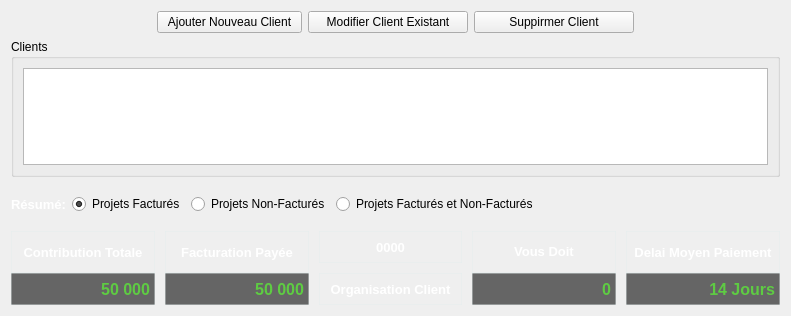
              <widget class="QWidget" name="scrollAreaWidgetContents_4">
               <property name="geometry">
                <rect>
                 <x>0</x>
                 <y>0</y>
                 <width>791</width>
                 <height>316</height>
                </rect>
               </property>
               <layout class="QGridLayout" name="gridLayout_15">
                <item row="0" column="0">
                 <layout class="QHBoxLayout" name="horizontalLayout_22">
                  <item>
                   <spacer name="horizontalSpacer">
                    <property name="orientation">
                     <enum>Qt::Horizontal</enum>
                    </property>
                    <property name="sizeHint" stdset="0">
                     <size>
                      <width>40</width>
                      <height>20</height>
                     </size>
                    </property>
                   </spacer>
                  </item>
                  <item>
                   <widget class="QPushButton" name="btnNewC">
                    <property name="sizePolicy">
                     <sizepolicy hsizetype="Expanding" vsizetype="Fixed">
                      <horstretch>0</horstretch>
                      <verstretch>0</verstretch>
                     </sizepolicy>
                    </property>
                    <property name="minimumSize">
                     <size>
                      <width>140</width>
                      <height>0</height>
                     </size>
                    </property>
                    <property name="font">
                     <font>
                      <weight>50</weight>
                      <italic>false</italic>
                      <bold>false</bold>
                     </font>
                    </property>
                    <property name="toolTip">
                     <string/>
                    </property>
                    <property name="statusTip">
                     <string>Saisir un nouveau client dans la base de données</string>
                    </property>
                    <property name="layoutDirection">
                     <enum>Qt::LeftToRight</enum>
                    </property>
                    <property name="autoFillBackground">
                     <bool>false</bool>
                    </property>
                    <property name="styleSheet">
                     <string notr="true"/>
                    </property>
                    <property name="text">
                     <string>Ajouter Nouveau Client</string>
                    </property>
                   </widget>
                  </item>
                  <item>
                   <widget class="QPushButton" name="btnEditC">
                    <property name="sizePolicy">
                     <sizepolicy hsizetype="Expanding" vsizetype="Fixed">
                      <horstretch>0</horstretch>
                      <verstretch>0</verstretch>
                     </sizepolicy>
                    </property>
                    <property name="minimumSize">
                     <size>
                      <width>160</width>
                      <height>0</height>
                     </size>
                    </property>
                    <property name="statusTip">
                     <string>Modifier un client existant déjà dans la base de données. Selection de la rangée entière obligatoire en cliquant sur le numero de rangée a gauche du tableau (en blanc)</string>
                    </property>
                    <property name="styleSheet">
                     <string notr="true"/>
                    </property>
                    <property name="text">
                     <string>Modifier Client Existant</string>
                    </property>
                    <property name="default">
                     <bool>false</bool>
                    </property>
                    <property name="flat">
                     <bool>false</bool>
                    </property>
                   </widget>
                  </item>
                  <item>
                   <widget class="QPushButton" name="btnDelC">
                    <property name="sizePolicy">
                     <sizepolicy hsizetype="Expanding" vsizetype="Fixed">
                      <horstretch>0</horstretch>
                      <verstretch>0</verstretch>
                     </sizepolicy>
                    </property>
                    <property name="minimumSize">
                     <size>
                      <width>160</width>
                      <height>0</height>
                     </size>
                    </property>
                    <property name="statusTip">
                     <string>Supprimer un client existant déjà dans la base de données. Selection de la rangée entière obligatoire en cliquant sur le numero de rangée en blanc</string>
                    </property>
                    <property name="styleSheet">
                     <string notr="true">QPushButton:hover:!pressed {
	background-color: qlineargradient(spread:pad, x1:1, y1:0, x2:1, y2:1, stop:0 rgba(255, 54, 54, 255), stop:1 rgba(100, 0, 0, 255));
    border-style: outset;
	border-top-color: rgb(180, 54, 54);
	border-left-color: rgb(180, 54, 54);
	border-right-color: rgb(180, 54, 54);
	border-bottom-color: rgb(100, 0, 0);
}
QPushButton:hover {
    background-color:rgb(100, 0, 0);
    border-style: inset;
	border-color:rgb(100, 0, 0);

}

</string>
                    </property>
                    <property name="text">
                     <string>Suppirmer Client</string>
                    </property>
                   </widget>
                  </item>
                  <item>
                   <spacer name="horizontalSpacer_12">
                    <property name="orientation">
                     <enum>Qt::Horizontal</enum>
                    </property>
                    <property name="sizeHint" stdset="0">
                     <size>
                      <width>40</width>
                      <height>20</height>
                     </size>
                    </property>
                   </spacer>
                  </item>
                 </layout>
                </item>
                <item row="4" column="0">
                 <layout class="QHBoxLayout" name="horizontalLayout_23">
                  <property name="spacing">
                   <number>10</number>
                  </property>
                  <item>
                   <layout class="QVBoxLayout" name="verticalLayout_32">
                    <property name="spacing">
                     <number>0</number>
                    </property>
                    <item>
                     <widget class="QLabel" name="label_36">
                      <property name="minimumSize">
                       <size>
                        <width>0</width>
                        <height>42</height>
                       </size>
                      </property>
                      <property name="toolTip">
                       <string>&lt;html&gt;&lt;head/&gt;&lt;body&gt;&lt;p&gt;&lt;span style=&quot; font-size:10pt; color:#ffffff;&quot;&gt;La couleure indique la contribution du client au Chiffre d'Affaire de l'entreprise . Cette valeur est la somme de toutes les facturations du Client pour l'année en cours. &lt;/span&gt;&lt;/p&gt;&lt;p&gt;&lt;span style=&quot; font-size:10pt; color:#00aa00;&quot;&gt;Vert:&lt;/span&gt;&lt;span style=&quot; font-size:10pt; color:#ffffff;&quot;&gt;66% à 100% du Chiffre d'Affaire (Client Tres Important)&lt;/span&gt;&lt;/p&gt;&lt;p&gt;&lt;span style=&quot; font-size:10pt; color:#ffaa00;&quot;&gt;Orange: &lt;/span&gt;&lt;span style=&quot; font-size:10pt; color:#ffffff;&quot;&gt;33% à 66% du Chiffre d'Affaire (Client Moyennement Important)&lt;/span&gt;&lt;/p&gt;&lt;p&gt;&lt;span style=&quot; font-size:10pt; color:#ff0000;&quot;&gt;Rouge: &lt;/span&gt;&lt;span style=&quot; font-size:10pt; color:#ffffff;&quot;&gt;0% à 33% du Chiffre d'Affaire (Client Peu Important)&lt;/span&gt;&lt;/p&gt;&lt;p&gt;&lt;br/&gt;&lt;/p&gt;&lt;/body&gt;&lt;/html&gt;</string>
                      </property>
                      <property name="styleSheet">
                       <string notr="true">font: bold 10pt ;
color: rgb(255, 255, 255);
border:1px solid rgba(227, 238, 238, 100);</string>
                      </property>
                      <property name="text">
                       <string>  Contribution Totale  </string>
                      </property>
                      <property name="alignment">
                       <set>Qt::AlignCenter</set>
                      </property>
                     </widget>
                    </item>
                    <item>
                     <widget class="QLabel" name="label_46">
                      <property name="minimumSize">
                       <size>
                        <width>0</width>
                        <height>25</height>
                       </size>
                      </property>
                      <property name="styleSheet">
                       <string notr="true">font: bold 12pt;

color: qlineargradient(spread:reflect, x1:0.5, y1:0, x2:0.5, y2:1, stop:0 rgba(106, 255, 78, 255), stop:1 rgba(82, 152, 55, 255));
border:1px solid rgba(227, 238, 238, 100);
background-color: #656565;</string>
                      </property>
                      <property name="text">
                       <string>50 000</string>
                      </property>
                      <property name="alignment">
                       <set>Qt::AlignRight|Qt::AlignTrailing|Qt::AlignVCenter</set>
                      </property>
                     </widget>
                    </item>
                   </layout>
                  </item>
                  <item>
                   <layout class="QVBoxLayout" name="verticalLayout_33">
                    <property name="spacing">
                     <number>0</number>
                    </property>
                    <item>
                     <widget class="QLabel" name="label_38">
                      <property name="minimumSize">
                       <size>
                        <width>0</width>
                        <height>42</height>
                       </size>
                      </property>
                      <property name="toolTip">
                       <string>&lt;html&gt;&lt;head/&gt;&lt;body&gt;&lt;p&gt;&lt;span style=&quot; font-size:10pt; color:#ffffff;&quot;&gt;La couleure indique la part due relative au montant facturation totale du Client. &lt;/span&gt;&lt;/p&gt;&lt;p&gt;&lt;span style=&quot; font-size:10pt; color:#00aa00;&quot;&gt;Vert:&lt;/span&gt;&lt;span style=&quot; font-size:10pt; color:#ffffff;&quot;&gt;66% à 100% de la facturation totale (Client a tout payé ou presque)&lt;/span&gt;&lt;/p&gt;&lt;p&gt;&lt;span style=&quot; font-size:10pt; color:#ffaa00;&quot;&gt;Orange: &lt;/span&gt;&lt;span style=&quot; font-size:10pt; color:#ffffff;&quot;&gt;33% à 66% de la facturation totale (Client a payé la moitie ou presque)&lt;/span&gt;&lt;/p&gt;&lt;p&gt;&lt;span style=&quot; font-size:10pt; color:#ff0000;&quot;&gt;Rouge: &lt;/span&gt;&lt;span style=&quot; font-size:10pt; color:#ffffff;&quot;&gt;0% à 33% de la facturation totale (Client a rien payé ou presque)&lt;/span&gt;&lt;/p&gt;&lt;p&gt;&lt;br/&gt;&lt;/p&gt;&lt;/body&gt;&lt;/html&gt;</string>
                      </property>
                      <property name="styleSheet">
                       <string notr="true">font: bold 10pt ;
color: rgb(255, 255, 255);
border:1px solid rgba(227, 238, 238, 100);</string>
                      </property>
                      <property name="text">
                       <string>  Facturation Payée  </string>
                      </property>
                      <property name="alignment">
                       <set>Qt::AlignCenter</set>
                      </property>
                     </widget>
                    </item>
                    <item>
                     <widget class="QLabel" name="label_39">
                      <property name="minimumSize">
                       <size>
                        <width>0</width>
                        <height>25</height>
                       </size>
                      </property>
                      <property name="styleSheet">
                       <string notr="true">font: bold 12pt;

color: qlineargradient(spread:reflect, x1:0.5, y1:0, x2:0.5, y2:1, stop:0 rgba(106, 255, 78, 255), stop:1 rgba(82, 152, 55, 255));
border:1px solid rgba(227, 238, 238, 100);
background-color: #656565;</string>
                      </property>
                      <property name="text">
                       <string>50 000</string>
                      </property>
                      <property name="alignment">
                       <set>Qt::AlignRight|Qt::AlignTrailing|Qt::AlignVCenter</set>
                      </property>
                     </widget>
                    </item>
                   </layout>
                  </item>
                  <item>
                   <layout class="QVBoxLayout" name="verticalLayout">
                    <item>
                     <widget class="QLabel" name="label_55">
                      <property name="sizePolicy">
                       <sizepolicy hsizetype="Preferred" vsizetype="Ignored">
                        <horstretch>0</horstretch>
                        <verstretch>0</verstretch>
                       </sizepolicy>
                      </property>
                      <property name="minimumSize">
                       <size>
                        <width>0</width>
                        <height>32</height>
                       </size>
                      </property>
                      <property name="styleSheet">
                       <string notr="true">font: bold 10pt ;
color: rgb(255, 255, 255);
border:1px solid rgba(227, 238, 238, 100);</string>
                      </property>
                      <property name="text">
                       <string>0000</string>
                      </property>
                      <property name="alignment">
                       <set>Qt::AlignCenter</set>
                      </property>
                     </widget>
                    </item>
                    <item>
                     <widget class="QLabel" name="label_56">
                      <property name="sizePolicy">
                       <sizepolicy hsizetype="Preferred" vsizetype="Ignored">
                        <horstretch>0</horstretch>
                        <verstretch>0</verstretch>
                       </sizepolicy>
                      </property>
                      <property name="minimumSize">
                       <size>
                        <width>0</width>
                        <height>32</height>
                       </size>
                      </property>
                      <property name="styleSheet">
                       <string notr="true">font: bold 10pt ;
color: rgb(255, 255, 255);
border:1px solid rgba(227, 238, 238, 100);</string>
                      </property>
                      <property name="text">
                       <string>Organisation Client</string>
                      </property>
                      <property name="alignment">
                       <set>Qt::AlignCenter</set>
                      </property>
                     </widget>
                    </item>
                   </layout>
                  </item>
                  <item>
                   <layout class="QVBoxLayout" name="verticalLayout_34">
                    <property name="spacing">
                     <number>0</number>
                    </property>
                    <item>
                     <widget class="QLabel" name="label_40">
                      <property name="minimumSize">
                       <size>
                        <width>0</width>
                        <height>42</height>
                       </size>
                      </property>
                      <property name="focusPolicy">
                       <enum>Qt::StrongFocus</enum>
                      </property>
                      <property name="toolTip">
                       <string>&lt;html&gt;&lt;head/&gt;&lt;body&gt;&lt;p&gt;&lt;span style=&quot; font-size:10pt; color:#ffffff;&quot;&gt;La couleure indique la part due relatif au montant facturation totale du Client. &lt;/span&gt;&lt;/p&gt;&lt;p&gt;&lt;span style=&quot; font-size:10pt; color:#ff0000;&quot;&gt;Rouge: &lt;/span&gt;&lt;span style=&quot; font-size:10pt; color:#ffffff;&quot;&gt;66% à 100% de la facturation totale&lt;/span&gt;&lt;/p&gt;&lt;p&gt;&lt;span style=&quot; font-size:10pt; color:#ffaa00;&quot;&gt;Orange: &lt;/span&gt;&lt;span style=&quot; font-size:10pt; color:#ffffff;&quot;&gt;33% à 66% de la facturation totale&lt;/span&gt;&lt;/p&gt;&lt;p&gt;&lt;span style=&quot; font-size:10pt; color:#00aa00;&quot;&gt;Vert:&lt;/span&gt;&lt;span style=&quot; font-size:10pt; color:#ffffff;&quot;&gt; 0% à 33% de la facturation totale&lt;/span&gt;&lt;/p&gt;&lt;p&gt;&lt;span style=&quot; font-size:10pt; color:#ffffff;&quot;&gt;(Neccesite plus de 03 Clients)&lt;/span&gt;&lt;/p&gt;&lt;p&gt;&lt;br/&gt;&lt;/p&gt;&lt;/body&gt;&lt;/html&gt;</string>
                      </property>
                      <property name="whatsThis">
                       <string>&lt;html&gt;&lt;head/&gt;&lt;body&gt;&lt;p&gt;&lt;span style=&quot; font-size:10pt; color:#ffffff;&quot;&gt;La couleure indique la part due relatif au montant facturation totale du Client. &lt;/span&gt;&lt;/p&gt;&lt;p&gt;&lt;span style=&quot; font-size:10pt; color:#ff0000;&quot;&gt;Rouge:&lt;/span&gt;&lt;span style=&quot; font-size:10pt; color:#ffffff;&quot;&gt;66% à 100% de la facturation totale&lt;/span&gt;&lt;/p&gt;&lt;p&gt;&lt;span style=&quot; font-size:10pt; color:#ffaa00;&quot;&gt;Orange: &lt;/span&gt;&lt;span style=&quot; font-size:10pt; color:#ffffff;&quot;&gt;33% à 66% de la facturation totale&lt;/span&gt;&lt;/p&gt;&lt;p&gt;&lt;span style=&quot; font-size:10pt; color:#00aa00;&quot;&gt;Vert:&lt;/span&gt;&lt;span style=&quot; font-size:10pt; color:#ffffff;&quot;&gt; 0% à 33% de la facturation totale&lt;/span&gt;&lt;/p&gt;&lt;p&gt;&lt;span style=&quot; font-size:10pt; color:#ffffff;&quot;&gt;(Neccesite plus de 03 Clients)&lt;/span&gt;&lt;/p&gt;&lt;p&gt;&lt;br/&gt;&lt;/p&gt;&lt;/body&gt;&lt;/html&gt;</string>
                      </property>
                      <property name="styleSheet">
                       <string notr="true">font: bold 10pt ;
color: rgb(255, 255, 255);
border:1px solid rgba(227, 238, 238, 100);</string>
                      </property>
                      <property name="text">
                       <string>  Vous Doit  </string>
                      </property>
                      <property name="alignment">
                       <set>Qt::AlignCenter</set>
                      </property>
                     </widget>
                    </item>
                    <item>
                     <widget class="QLabel" name="label_45">
                      <property name="minimumSize">
                       <size>
                        <width>0</width>
                        <height>25</height>
                       </size>
                      </property>
                      <property name="styleSheet">
                       <string notr="true">font: bold 12pt;

color: qlineargradient(spread:reflect, x1:0.5, y1:0, x2:0.5, y2:1, stop:0 rgba(106, 255, 78, 255), stop:1 rgba(82, 152, 55, 255));
border:1px solid rgba(227, 238, 238, 100);
background-color: #656565;</string>
                      </property>
                      <property name="text">
                       <string>0</string>
                      </property>
                      <property name="alignment">
                       <set>Qt::AlignRight|Qt::AlignTrailing|Qt::AlignVCenter</set>
                      </property>
                     </widget>
                    </item>
                   </layout>
                  </item>
                  <item>
                   <layout class="QVBoxLayout" name="verticalLayout_36">
                    <property name="spacing">
                     <number>0</number>
                    </property>
                    <item>
                     <widget class="QLabel" name="label_43">
                      <property name="minimumSize">
                       <size>
                        <width>0</width>
                        <height>42</height>
                       </size>
                      </property>
                      <property name="toolTip">
                       <string>&lt;html&gt;&lt;head/&gt;&lt;body&gt;&lt;p&gt;&lt;span style=&quot; font-size:10pt; color:#ffffff;&quot;&gt;La couleure indique la duree moyenne des delais de paiment du Client. &lt;/span&gt;&lt;/p&gt;&lt;p&gt;&lt;span style=&quot; font-size:10pt; color:#ff0000;&quot;&gt;Rouge:&lt;/span&gt;&lt;span style=&quot; font-size:10pt; color:#ffffff;&quot;&gt; Bas 33% (plus lents payeurs) &lt;/span&gt;&lt;/p&gt;&lt;p&gt;&lt;span style=&quot; font-size:10pt; color:#ffaa00;&quot;&gt;Orange: &lt;/span&gt;&lt;span style=&quot; font-size:10pt; color:#ffffff;&quot;&gt;Milieu 33% (moyens payeurs) &lt;/span&gt;&lt;/p&gt;&lt;p&gt;&lt;span style=&quot; font-size:10pt; color:#00aa00;&quot;&gt;Vert:&lt;/span&gt;&lt;span style=&quot; font-size:10pt; color:#ffffff;&quot;&gt; Top 33% (plus rapide payeurs)&lt;/span&gt;&lt;/p&gt;&lt;p&gt;&lt;span style=&quot; font-size:10pt; color:#ffffff;&quot;&gt;(Neccesite plus de 03 Clients)&lt;/span&gt;&lt;/p&gt;&lt;p&gt;&lt;br/&gt;&lt;/p&gt;&lt;/body&gt;&lt;/html&gt;</string>
                      </property>
                      <property name="styleSheet">
                       <string notr="true">font: bold 10pt ;
color: rgb(255, 255, 255);
border:1px solid rgba(227, 238, 238, 100);</string>
                      </property>
                      <property name="text">
                       <string>  Delai Moyen Paiement  </string>
                      </property>
                      <property name="alignment">
                       <set>Qt::AlignCenter</set>
                      </property>
                     </widget>
                    </item>
                    <item>
                     <widget class="QLabel" name="label_44">
                      <property name="minimumSize">
                       <size>
                        <width>0</width>
                        <height>25</height>
                       </size>
                      </property>
                      <property name="focusPolicy">
                       <enum>Qt::NoFocus</enum>
                      </property>
                      <property name="contextMenuPolicy">
                       <enum>Qt::DefaultContextMenu</enum>
                      </property>
                      <property name="toolTip">
                       <string/>
                      </property>
                      <property name="statusTip">
                       <string/>
                      </property>
                      <property name="styleSheet">
                       <string notr="true">font: bold 12pt;

color: qlineargradient(spread:reflect, x1:0.5, y1:0, x2:0.5, y2:1, stop:0 rgba(106, 255, 78, 255), stop:1 rgba(82, 152, 55, 255));
border:1px solid rgba(227, 238, 238, 100);
background-color: #656565;</string>
                      </property>
                      <property name="text">
                       <string>14 Jours</string>
                      </property>
                      <property name="alignment">
                       <set>Qt::AlignRight|Qt::AlignTrailing|Qt::AlignVCenter</set>
                      </property>
                     </widget>
                    </item>
                   </layout>
                  </item>
                 </layout>
                </item>
                <item row="1" column="0">
                 <widget class="QGroupBox" name="groupBox">
                  <property name="sizePolicy">
                   <sizepolicy hsizetype="MinimumExpanding" vsizetype="Expanding">
                    <horstretch>0</horstretch>
                    <verstretch>0</verstretch>
                   </sizepolicy>
                  </property>
                  <property name="sizeIncrement">
                   <size>
                    <width>0</width>
                    <height>1</height>
                   </size>
                  </property>
                  <property name="styleSheet">
                   <string notr="true"/>
                  </property>
                  <property name="title">
                   <string>Clients</string>
                  </property>
                  <property name="flat">
                   <bool>false</bool>
                  </property>
                  <property name="checkable">
                   <bool>false</bool>
                  </property>
                  <layout class="QHBoxLayout" name="horizontalLayout_10">
                   <item>
                    <widget class="QTableView" name="clientsTable">
                     <property name="sizePolicy">
                      <sizepolicy hsizetype="MinimumExpanding" vsizetype="Expanding">
                       <horstretch>0</horstretch>
                       <verstretch>0</verstretch>
                      </sizepolicy>
                     </property>
                     <property name="styleSheet">
                      <string notr="true"/>
                     </property>
                    </widget>
                   </item>
                  </layout>
                 </widget>
                </item>
                <item row="2" column="0">
                 <layout class="QHBoxLayout" name="horizontalLayout_26">
                  <item>
                   <widget class="QLabel" name="label_41">
                    <property name="minimumSize">
                     <size>
                      <width>0</width>
                      <height>42</height>
                     </size>
                    </property>
                    <property name="styleSheet">
                     <string notr="true">font: bold 10pt ;
color: rgb(255, 255, 255);
</string>
                    </property>
                    <property name="text">
                     <string>Résumé:</string>
                    </property>
                    <property name="alignment">
                     <set>Qt::AlignCenter</set>
                    </property>
                   </widget>
                  </item>
                  <item>
                   <widget class="QRadioButton" name="radioButton">
                    <property name="statusTip">
                     <string>Affiche un résumé des projets facturés UNIQUEMENT</string>
                    </property>
                    <property name="text">
                     <string>Projets Facturés</string>
                    </property>
                    <property name="checked">
                     <bool>true</bool>
                    </property>
                   </widget>
                  </item>
                  <item>
                   <widget class="QRadioButton" name="radioButton_2">
                    <property name="statusTip">
                     <string>Affiche un résumé des projets non-facturés UNIQUEMENT</string>
                    </property>
                    <property name="text">
                     <string>Projets Non-Facturés</string>
                    </property>
                   </widget>
                  </item>
                  <item>
                   <widget class="QRadioButton" name="radioButton_3">
                    <property name="statusTip">
                     <string>Affiche un résumé de tous les projets</string>
                    </property>
                    <property name="text">
                     <string>Projets Facturés et Non-Facturés</string>
                    </property>
                   </widget>
                  </item>
                  <item>
                   <spacer name="horizontalSpacer_13">
                    <property name="orientation">
                     <enum>Qt::Horizontal</enum>
                    </property>
                    <property name="sizeHint" stdset="0">
                     <size>
                      <width>40</width>
                      <height>20</height>
                     </size>
                    </property>
                   </spacer>
                  </item>
                 </layout>
                </item>
               </layout>
              </widget>
